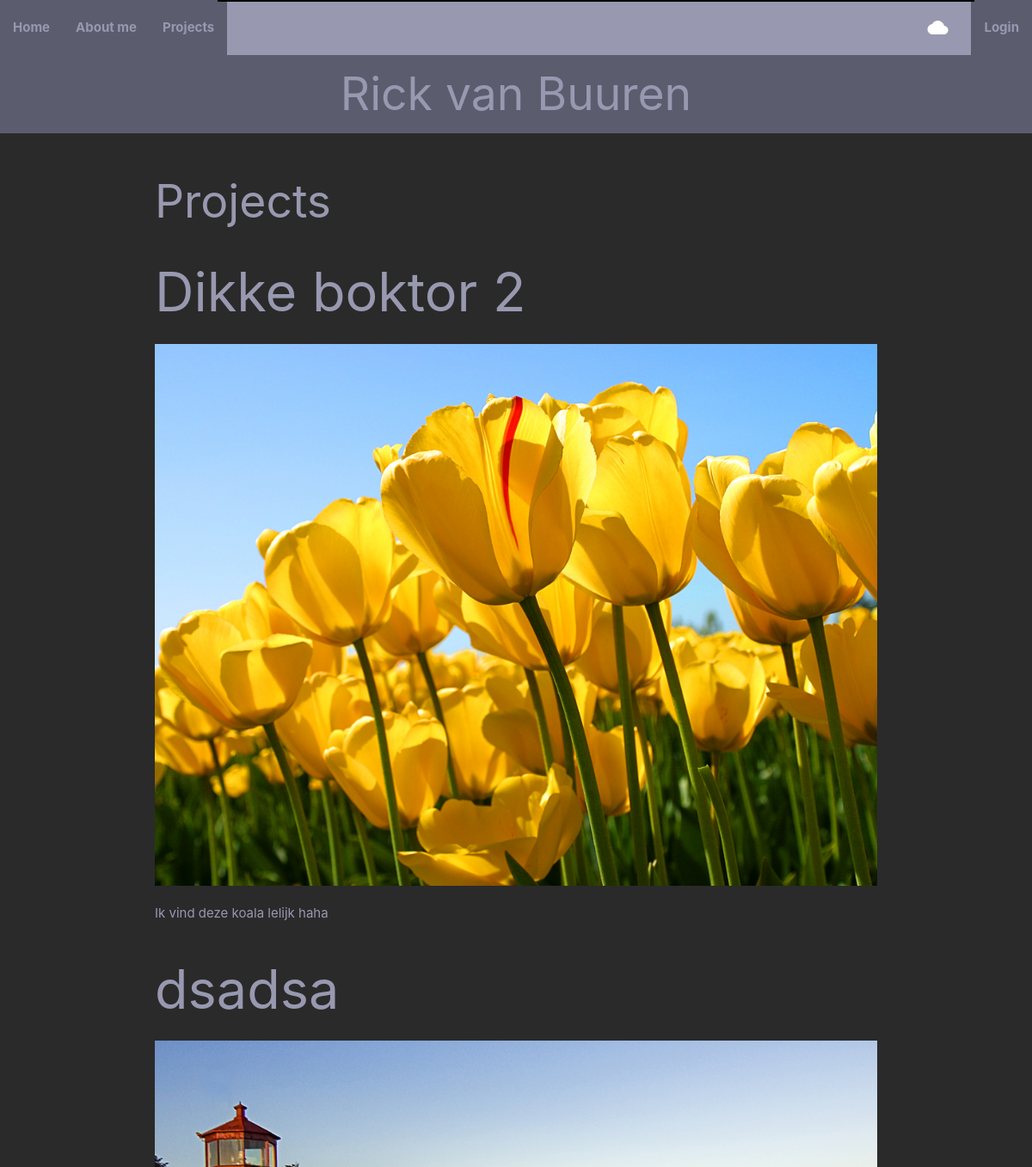
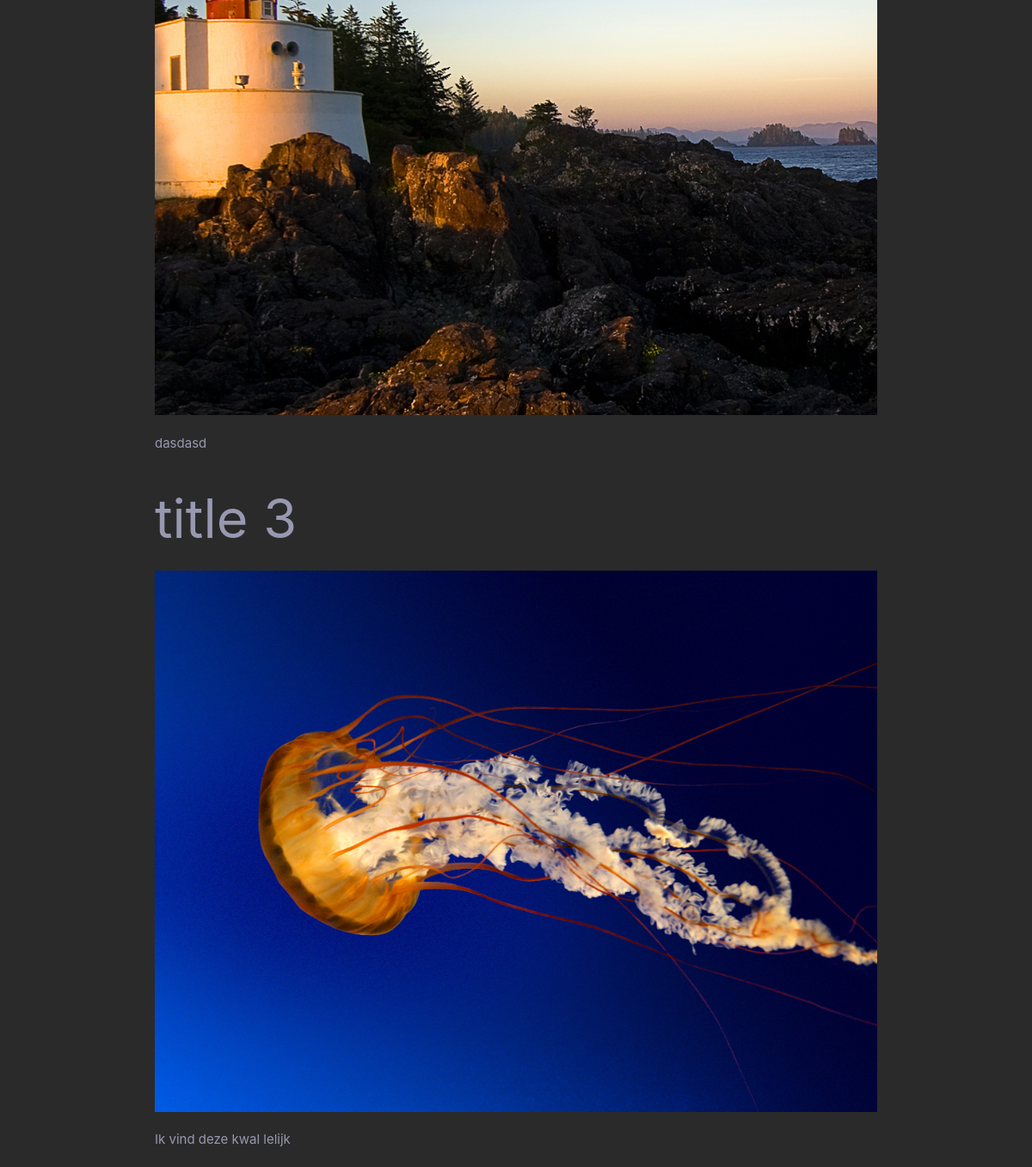
Screenshot of /pages/projects.php with the database file from the repository (2 pictures, top to bottom).
### tables this page shows
CREATE TABLE `images` (
  `id` int(11) NOT NULL,
  `image` varchar(100) NOT NULL,
  `content_id` int(11) NOT NULL
);

CREATE TABLE `content` (
  `id` int(11) NOT NULL,
  `title` varchar(255) NOT NULL,
  `description` text NOT NULL
);

### pages/projects.php (the view, shortened to what this page needs)
<!doctype html>
<html lang="en">
<head>
    <?php
    include_once ('../includes/head.php')
    ?>
</head>
<?php
include_once ('../includes/nav.php')
?>
<body>
    <div class="container custom-margin">
        <h2>Projects</h2>
        <ul class="posts">
            <?php
            include '../includes/dbh.inc.php';
            $posts = [];
            $sql_GetAllPosts = "SELECT content.*, images.image, images.content_id FROM content INNER JOIN images ON content.id = images.content_id";
            $allPosts = mysqli_query($connection, $sql_GetAllPosts);
            while($row = mysqli_fetch_assoc($allPosts)){
                $posts[] = $row;
            }
            foreach($posts as $key => $post){
                ?>
                <li>
                    <h1><?= $post['title']; ?></h1>
                    <div ><img src="../images/<?= $post['image'] ?>"></div>
                    <p> <?= $post['description']; ?></p>
                </li>
            <?php } ?>
        </ul>
    </div>
</body>
</html>

### includes/head.php (shortened to what this page needs)
<link rel="stylesheet" href="https://cdnjs.cloudflare.com/ajax/libs/materialize/1.0.0-beta/css/materialize.min.css">
<link href=<?= $rootFolder ."/styles/style.css"?> rel="stylesheet" type="text/css" />
<link href=<?= $rootFolder ."/styles/loginform.css"?> rel="stylesheet" type="text/css" />

### includes/nav.php (shortened to what this page needs)
<nav>
    <div class="nav-wrapper">
        <a href="#" class="brand-logo right"><i class="material-icons">cloud</i></a>
        <ul id="nav-mobile" class="left hide-on-med-and-down">
            <li><a href="<?= $rootFolder ?>/index.php">Home</a></li>
            <li><a href="<?= $rootFolder ?>/pages/projects.php">About me</a></li>
            <li><a href="<?= $rootFolder ?>/pages/projects.php">Projects</a></li>
        </ul>
        <ul id="nav-mobile" class="right hide-on-med-and-down">
            <?php
                if(!isset($_SESSION['u_id'])){?>
                    <li><a href="<?= $rootFolder ?>/pages/login.php">Login</a></li>
                <?php }
                else { ?>
                    <li><a href="<?= $rootFolder ?>/includes/logout.inc.php">Logout</a></li>
                <?php } ?>
        </ul>
    </div>
</nav>
<div class="page-title header">
    <h2>Rick van Buuren</h2>
</div>

### styles/style.css (style rules this page uses)
body { background-color: #2A2A2A; color: #9898b0; }
.header { background-color: #5b5c6e; font-size: 32px; }
.posts { margin: 20px auto; }
.posts li { position: relative; }
.posts li div img { width: 100%; }
nav { background-color: #9898b0; }
nav div ul li { background-color: #5b5c6e; font-weight: bold; }
nav div ul li a { color: #9898b0; }
nav .brand-logo.right { right: 5.5rem; }
.page-title h2 { background-color: #5b5c6e; margin: 0px auto; width: fit-content; padding: 16px 16px; }

### styles/loginform.css (style rules this page uses)
.custom-margin { margin-top: 50px; }

### rows the page displays
images: content.title "Dikke boktor 2", image (picture), content.description "Ik vind deze koala lelijk haha"
images: content.title "dsadsa", image (picture), content.description "dasdasd"
images: content.title "title 3", image (picture), content.description "Ik vind deze kwal lelijk"
